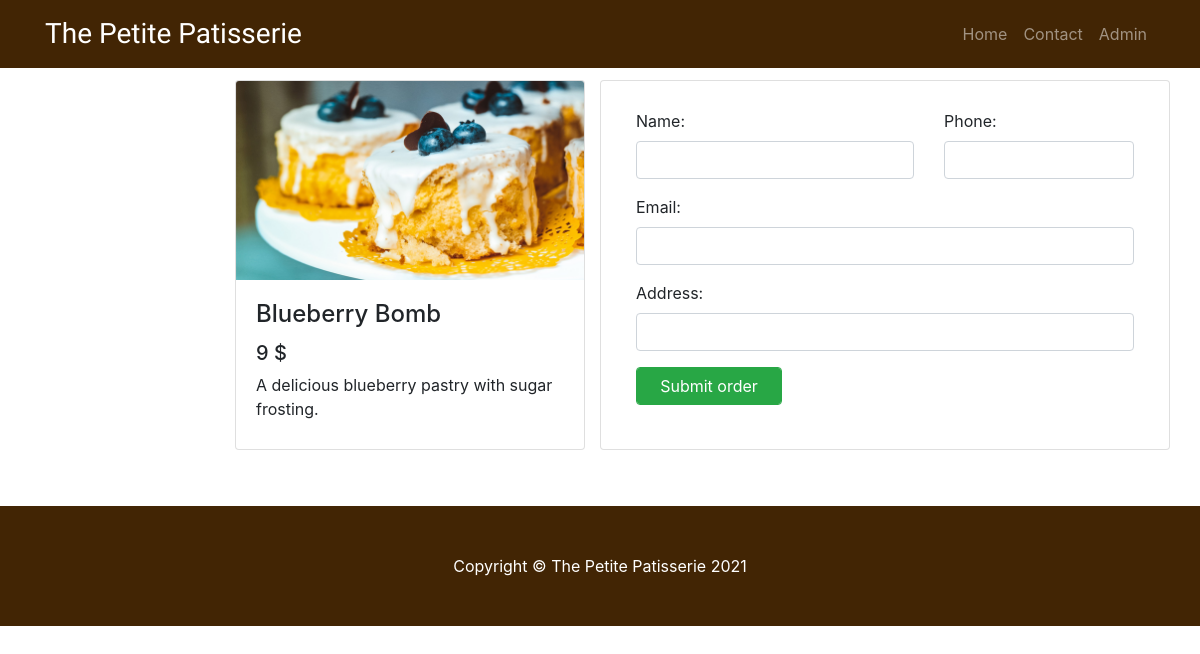
The page /order.php?id=2 on the database its author committed.
### tables this page shows
CREATE TABLE `products` (
  `product_id` int(11) NOT NULL,
  `item` varchar(50) NOT NULL,
  `price` int(11) NOT NULL,
  `img` varchar(255) NOT NULL,
  `descriptions` varchar(255) NOT NULL
);

### order.php (the view, shortened to what this page needs)
<?php
require_once ("header.php");
require_once ("dbwebshop.php");
$conn->exec("USE $dbName");
$stmt = $conn->prepare("SELECT * FROM products WHERE product_id = $_GET[id]");
$stmt->execute();
$result = $stmt->fetchAll();
$order = "<div class='row'>";
foreach($result as $key => $value){
    $order .= "
    <div class='col-lg-2 col-md-2 mb-2'></div>
<div class='col-lg-4 col-md-5 mb-5'>
  <div class='card h-100'>
  <img class='card-img-top' src='$value[img]' alt=''>
      <div class='card-body'>
      <h4 class='card-title'>$value[item]</h4>
      <h5>$value[price] $</h5>
      <p class='card-text'>$value[descriptions]</p>
      </div>
  </div>
</div>
  <div class='card h-100 col-lg-6 col-md-5 mb-5'>
    <div class='card-body'>
      <form action='#' class='row' method='post'>
        <div class='col-md-7 my-2'>
        <label for='names'>Name:</label>
        <input id='text' type=' text' class='form-control' name='customer' required>
        </div>
        <div class='col-md-5 my-2'>
        <label for='email'>Phone:</label>
        <input type='text' class='form-control' name='phone' required>
        </div>
        <div class='col-md-12 my-2'>
        <label for='names'>Email:</label>
        <input id='text' type=' text' class='form-control' name='email' required>
        </div>
        <div class='col-md-12 my-2' rows='3'>
        <label for='names'>Address:</label>
        <input id='text' type=' text' class='form-control' name='custom_add' required>
        </div>
        <div class='col-md-4 my-2'>
        <input type='submit' value='Submit order' class='form-control btn btn-success'>
        </div>
      </form>
    </div>
    </div>
    <div class='col-lg-2 col-md-2 mb-2'></div>
 ";
}
$order .= "</div>";
echo $order;
require_once ("footer.php");
?>

### css/shop-homepage.css (style rules this page uses)
body { padding-top: 56px; }

### rows shown on the page
products: img (picture), item "Blueberry Bomb", price "9", descriptions "A delicious blueberry pastry with sugar frosting."
